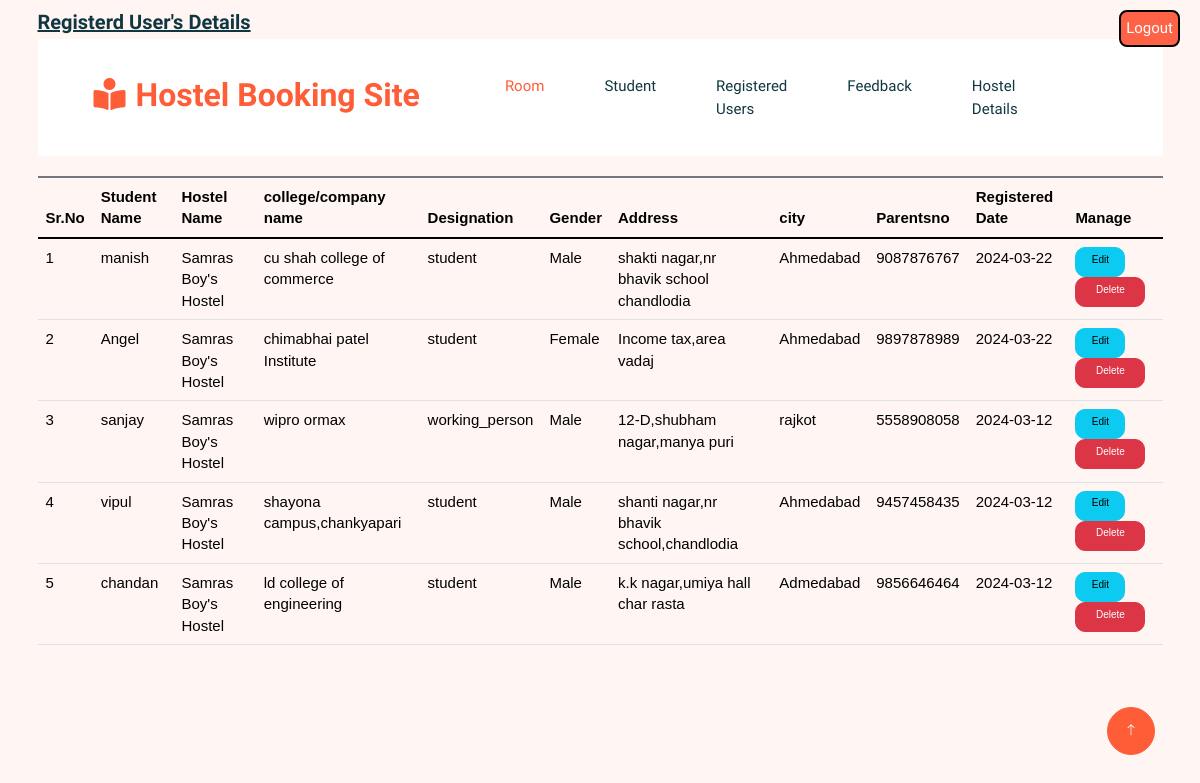
The app's page /management/date_admin_registereduser.php (signed in) with its own data.
### tables this page shows
CREATE TABLE `student` (
  `student_id` int(10) NOT NULL,
  `student_name` varchar(100) NOT NULL,
  `email` varchar(255) NOT NULL,
  `parents_no` varchar(100) NOT NULL,
  `Gander` varchar(10) NOT NULL,
  `Date_of_brith` varchar(100) NOT NULL,
  `Address1` varchar(200) NOT NULL,
  `city1` varchar(100) NOT NULL,
  `image` varchar(255) NOT NULL,
  `pincode` varchar(100) NOT NULL,
  `course_name` varchar(40) NOT NULL,
  `date_of_register` date NOT NULL,
  `college_name` varchar(100) NOT NULL,
  `username` varchar(255) NOT NULL,
  `hostel_id` int(3) NOT NULL
);

CREATE TABLE `hostel` (
  `hostel_id` int(3) NOT NULL,
  `hostel_name` varchar(70) NOT NULL,
  `hostel_description` varchar(200) NOT NULL,
  `hostel_type` varchar(7) NOT NULL,
  `hostel_fees` varchar(30) NOT NULL,
  `hostel_address` varchar(80) NOT NULL,
  `hostel_photo_id` varchar(100) NOT NULL,
  `hostel_photo_path` varchar(250) NOT NULL,
  `city` varchar(255) NOT NULL,
  `hostelowner_id` int(5) NOT NULL
);

### management/date_admin_registereduser.php (the view, shortened to what this page needs)
<!DOCTYPE html>
<html lang="en">
<head>
    <link rel="stylesheet" href="https://maxcdn.bootstrapcdn.com/bootstrap/3.4.0/css/bootstrap.min.css">
</head>
<body>
<a href="session_logout.php" class="nav-item nav-link float-end" style="margin-left:90px;margin-right:2rem;background-color:rgb(255,99,71);color:white;box-sizing:border-box;border:2px solid black;padding:5px;border-radius:8px;font-size:15px;">Logout</a>
<div class="container mt-3">
           <?php
            $id= $_SESSION['ownerid'];
            $date=$_POST['dates'];
            if($date == 'last 5 Days student')
            {  echo  "<h2><u>Registration of this month</u></h2>
                <table class='table' style='border-top:2px solid;'>
                    <thead>
                    <tr><th>Sr.No</th><th>Student Name</th><th>Hostel Name</th><th>college/company name</th><th>Designation</th><th>Gender</th><th>Address</th><th>city</th> <th>Parentsno</th><th>Registered Date</th><th>Manage</th>  </tr>
                    </thead>
                    <tbody> ";
                $d=01;
                $d1=15;
                $da=Date('d');
                $m=Date('m');
                $y=Date('y');
                $dates1= "$y-$m-$d";
                $dates2="$y-$m-$da";
            $conn = mysqli_connect("localhost", "root", "", "hms");
             $sql="SELECT *  FROM student,registiontable ,hostel  where date_of_register > '$dates1' and date_of_register < '$dates2'  and  student.username=registiontable.username  and  student.hostel_id=hostel.hostel_id and hostel.hostelowner_id = $id order by date_of_register desc " ;
        $result = $conn->query($sql);
                   $sr=0;
               if ($result->num_rows > 0) {
               while ($row = $result->fetch_assoc()) {
                   $sr++;
       ?>
                   <tr>
                   <td><?php echo $sr; ?></td>
                   <td><?php echo $row['student_name']; ?></td>
                   <td><?php echo $row['hostel_name'];?></td>
                    <td><?php echo $row['college_name']?></td>
                   <td><?php echo $row['course_name']?></td>
                   <td><?php echo $row['Gander']; ?></td>
                   <td><?php echo $row['Address1']; ?></td>
                   <td><?php echo $row['city1']; ?></td>
                   <td><?php echo $row['parents_no']; ?></td>
                   <td><?php echo $row['date_of_register']; ?></td>
                   <td>
                   <a class="btn btn-info" href="studentUpdate.php?student_id=<?php echo $row['student_id']; ?>"style="height:30px;width:50px;">Edit</a>
                   <a class="btn btn-danger" href="studentDelete.php?student_id=<?php echo $row['student_id']; ?>"style="height:30px;width:70px;">Delete</a></td>
                   </tr>
        <?php       }
             require("main1.php");
             echo "<br>";
            }
            else{
                header("location:wrongdata.php");
            }
        }
        else if($date == "last month student")
        {    echo  "<h2><u>Last Month Registered User's</u></h2>
            <table class='table' style='border-top:2px solid;'>
                <thead>
                <tr><th>Sr.No</th><th>Student Name</th><th>Hostel Name</th><th>college/company name</th><th>Designation</th><th>Gender</th><th>Address</th><th>city</th> <th>Parentsno</th><th>Registered Date</th><th>Manage</th>  </tr>
                </thead>
                <tbody> ";
            $d=Date('m');
            $m=Date('m');
            $m -= 1;
            $y=Date('y');
            $dates1= "$y-$m-$d";
            $d1=1;
            $m += 1;
            $dates2="$y-$m-$d1";
        $conn = mysqli_connect("localhost", "root", "", "hms");
        $sql="SELECT *  FROM student,registiontable ,hostel  where date_of_register > '$dates1' and date_of_register < '$dates2'  and  student.username=registiontable.username  and  student.hostel_id=hostel.hostel_id and hostel.hostelowner_id = $id order by date_of_register desc " ;
        $result = $conn->query($sql);
                   $sr=0;
               if ($result->num_rows > 0) {
               while ($row = $result->fetch_assoc()) {
                   $sr++;
       ?>
                   <tr>
                   <td><?php echo $sr; ?></td>
                   <td><?php echo $row['student_name']; ?></td>
                   <td><?php echo $row['hostel_name'];?></td>
                    <td><?php echo $row['college_name']?></td>
                   <td><?php echo $row['course_name']?></td>
                   <td><?php echo $row['Gander']; ?></td>
                   <td><?php echo $row['Address1']; ?></td>
                   <td><?php echo $row['city1']; ?></td>
                   <td><?php echo $row['parents_no']; ?></td>
                   <td><?php echo $row['date_of_register']; ?></td>
                   <td>
                   <a class="btn btn-info" href="studentUpdate.php?student_id=<?php echo $row['student_id']; ?>"style="height:30px;width:50px;">Edit</a>
                   <a class="btn btn-danger" href="studentDelete.php?student_id=<?php echo $row['student_id']; ?>"style="height:30px;width:70px;">Delete</a></td>
                   </tr>
    <?php       }
         require("main1.php");
        }
        else{
            header("location:wrongdata.php");
        }
        }
        else{
            echo  "<h2><u>Registerd User's Details</u></h2>
                <table class='table' style='border-top:2px solid;'>
                    <thead>
                    <tr><th>Sr.No</th><th>Student Name</th><th>Hostel Name</th><th>college/company name</th><th>Designation</th><th>Gender</th><th>Address</th><th>city</th> <th>Parentsno</th><th>Registered Date</th><th>Manage</th>  </tr>
                    </thead>
                    <tbody> ";
         $conn = mysqli_connect("localhost", "root", "", "hms");
         $sql="SELECT *  FROM student,registiontable ,hostel  where student.username=registiontable.username  and  student.hostel_id=hostel.hostel_id and hostel.hostelowner_id = $id order by date_of_register desc LIMIT 5 " ;
     $result = $conn->query($sql);
                $sr=0;
            if ($result->num_rows > 0) {
            while ($row = $result->fetch_assoc()) {
                $sr++;
    ?>
                <tr>
                <td><?php echo $sr; ?></td>
                <td><?php echo $row['student_name']; ?></td>
                <td><?php echo $row['hostel_name'];?></td>
                 <td><?php echo $row['college_name']?></td>
                <td><?php echo $row['course_name']?></td>
                <td><?php echo $row['Gander']; ?></td>
                <td><?php echo $row['Address1']; ?></td>
                <td><?php echo $row['city1']; ?></td>
                <td><?php echo $row['parents_no']; ?></td>
                <td><?php echo $row['date_of_register']; ?></td>
                <td>
                <a class="btn btn-info" href="studentUpdate.php?student_id=<?php echo $row['student_id']; ?>"style="height:30px;width:50px;">Edit</a>
                <a class="btn btn-danger" href="studentDelete.php?student_id=<?php echo $row['student_id']; ?>"style="height:30px;width:70px;">Delete</a></td>
                </tr>
 <?php       }
      require("main1.php");
     }
     else{
        header("location:wrongdata.php");
     }
        }
        ?>
    </tbody>
</table>
    </div>
</body>
</html>

### management/css/style.css (style rules this page uses)
:root { --primary: #FE5D37; --light: #FFF5F3; --dark: #103741; }
.btn { font-weight: 500; transition: .5s; }
h1, h2, h3, h4, .h1, .h2, .h3, .h4, .display-1, .display-2, .display-3, .display-4, .display-5, .display-6 { font-family: 'Lobster Two', cursive; font-weight: 700; }

### management/date_admin_registereduser.php (style rules this page uses)
th,td { font-family:sans-serif; color:black; font-size:15px; }

### records on screen
student: student_name "manish", hostel.hostel_name "Samras Boy's Hostel", college_name "cu shah college of commerce", course_name "student", Gander "Male", Address1 "shakti nagar,nr bhavik school chandlodia", city1 "Ahmedabad", parents_no "9087876767", date_of_register "2024-03-22"
student: student_name "Angel", hostel.hostel_name "Samras Boy's Hostel", college_name "chimabhai patel Institute", course_name "student", Gander "Female", Address1 "Income tax,area vadaj", city1 "Ahmedabad", parents_no "9897878989", date_of_register "2024-03-22"
student: student_name "sanjay", hostel.hostel_name "Samras Boy's Hostel", college_name "wipro ormax", course_name "working_person", Gander "Male", Address1 "12-D,shubham nagar,manya puri", city1 "rajkot", parents_no "5558908058", date_of_register "2024-03-12"
student: student_name "vipul", hostel.hostel_name "Samras Boy's Hostel", college_name "shayona campus,chankyapari", course_name "student", Gander "Male", Address1 "shanti nagar,nr bhavik school,chandlodia", city1 "Ahmedabad", parents_no "9457458435", date_of_register "2024-03-12"
student: student_name "chandan", hostel.hostel_name "Samras Boy's Hostel", college_name "ld college of engineering", course_name "student", Gander "Male", Address1 "k.k nagar,umiya hall char rasta", city1 "Admedabad", parents_no "9856646464", date_of_register "2024-03-12"
